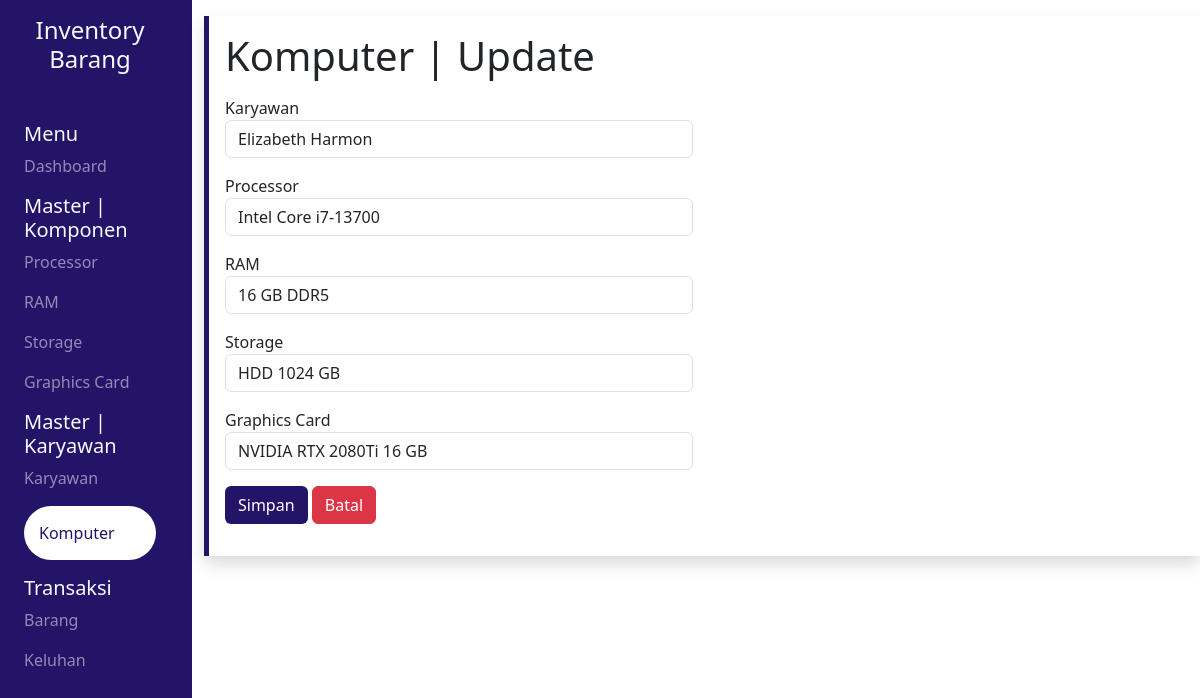
Before: /pages/komputer/update.php?id=9 with the older database file.
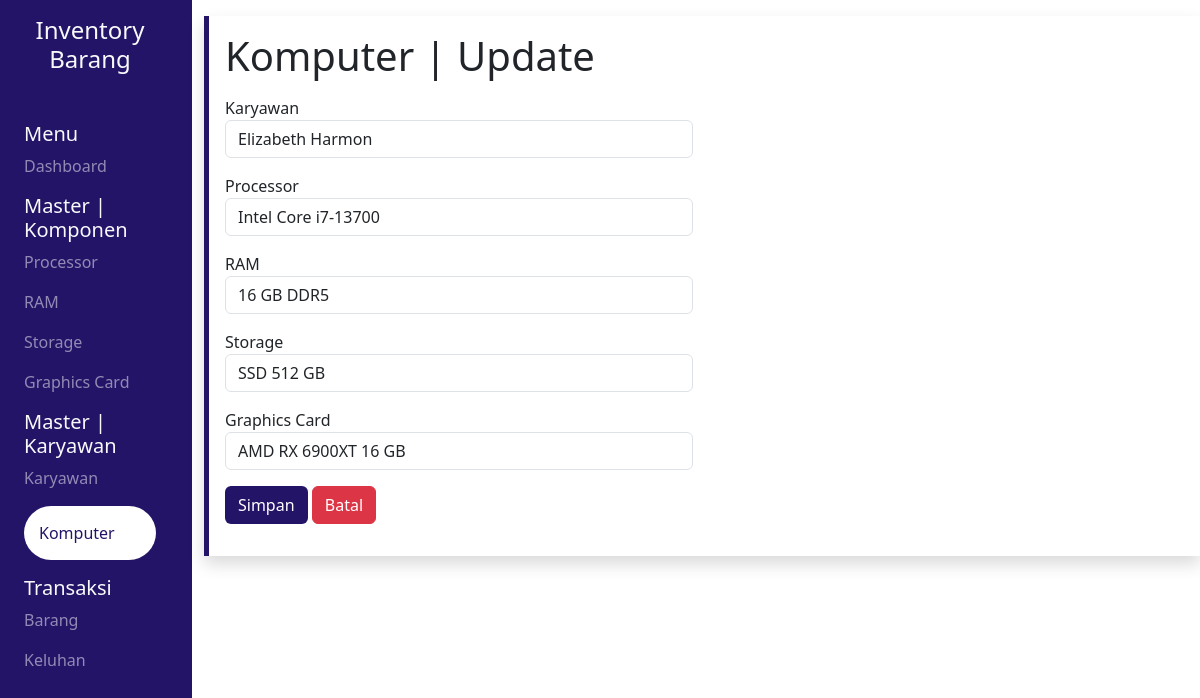
After: the same page with the newer database file.
### tables this page shows
CREATE TABLE `komputer` (
  `id` int(11) NOT NULL,
  `id_karyawan` int(11) NOT NULL,
  `id_processor` int(11) NOT NULL,
  `id_ram` int(11) NOT NULL,
  `id_storage` int(11) NOT NULL,
  `id_vga` int(11) NOT NULL
);

CREATE TABLE `storage` (
  `id` int(11) NOT NULL,
  `tipe` varchar(25) NOT NULL,
  `kapasitas` int(11) NOT NULL,
  `stok` int(11) NOT NULL
);

CREATE TABLE `vga` (
  `id` int(11) NOT NULL,
  `brand` varchar(25) NOT NULL,
  `nama` varchar(25) NOT NULL,
  `vram` int(11) NOT NULL,
  `stok` int(11) NOT NULL
);

CREATE TABLE `karyawan` (
  `id` int(11) NOT NULL,
  `nama` varchar(25) NOT NULL,
  `nip` bigint(18) NOT NULL,
  `jk` enum('Laki - Laki','Perempuan') NOT NULL,
  `divisi` varchar(25) NOT NULL
);

CREATE TABLE `processor` (
  `id` int(11) NOT NULL,
  `nama` varchar(25) NOT NULL,
  `stok` int(11) NOT NULL
);

CREATE TABLE `ram` (
  `id` int(11) NOT NULL,
  `tipe_memori` enum('DDR2','DDR3','DDR4','DDR5') NOT NULL,
  `kapasitas` varchar(25) NOT NULL,
  `stok` int(11) NOT NULL
);

### pages/src/function/getFunction.php (called while the page is built)
<?php
function getKaryawan($conn, $karyawanId)
{
    $query = "SELECT nama FROM karyawan WHERE id = $karyawanId";
    $result = mysqli_query($conn, $query);
    $row = mysqli_fetch_assoc($result);
    return $row['nama'];
}
function getProcessor($conn, $processorId)
{
    $query = "SELECT nama FROM processor WHERE id = $processorId";
    $result = mysqli_query($conn, $query);
    $row = mysqli_fetch_assoc($result);
    return $row['nama'];
}
function getRam($conn, $ramId)
{
    $query = "SELECT kapasitas, tipe_memori FROM ram WHERE id = $ramId";
    $result = mysqli_query($conn, $query);
    $row = mysqli_fetch_assoc($result);
    $info = $row['kapasitas'] . " GB " . $row['tipe_memori'];
    return $info;
}
function getStorage($conn, $storageId)
{
    $query = "SELECT tipe, kapasitas FROM storage WHERE id = $storageId";
    $result = mysqli_query($conn, $query);
    $row = mysqli_fetch_assoc($result);
    $info = $row['tipe'] . " " . $row['kapasitas'] . " GB";
    return $info;
}
function getVga($conn, $vgaId)
{
    $query = "SELECT brand, nama, vram FROM vga WHERE id = $vgaId";
    $result = mysqli_query($conn, $query);
    $row = mysqli_fetch_assoc($result);
    $info = $row['brand'] . " " . $row['nama'] . " " . $row['vram'] . " GB ";
    return $info;
}

### pages/komputer/update.php (the view, shortened to what the changed rows need)
<?php
$id = $_GET['id'];
include "../src/config/connect.php";
include "../src/function/getFunction.php";
?>
<!DOCTYPE html>
<html lang="en">
<head>
    <link rel="stylesheet" href="../src/css/global.css">
    <?php include '../src/library/bootstrap.php' ?>
    <?php include '../src/library/datatables.php' ?>
    <?php include '../src/library/sweetalert.php' ?>
</head>
<body>
    <div class="wrapper">
        <div class="row vh-100">
            <section class="col-md-10 content">
                <div class="wrapper shadow p-3 my-3 left">
                    <h1>Komputer | Update</h1>
                    <?php $data = mysqli_query($conn, "SELECT * FROM komputer WHERE id = $id") ?>
                    <?php while ($d = mysqli_fetch_array($data)) : ?>
                        <form action="" method="POST">
                            <div class="row my-3">
                                <div class="col">
                                    <div class="mb-3">
                                        <label for="karyawan">Karyawan</label>
                                        <input class="form-control" type="text" name="karyawan_input" id="karyawan_input" list="list_karyawan" value="<?= getKaryawan($conn, $d['id_karyawan']) ?>" autocomplete="off" required>
                                    </div>
                                    <div class="mb-3">
                                        <label for="processor">Processor</label>
                                        <input class="form-control" type="text" name="processor_input" id="processor_input" list="list_processor" value="<?= getProcessor($conn, $d['id_processor']) ?>" autocomplete="off" required>
                                    </div>
                                    <div class="mb-3">
                                        <label for="ram">RAM</label>
                                        <input class="form-control" type="text" name="ram_input" id="ram_input" list="list_ram" value="<?= getRam($conn, $d['id_ram']) ?>" autocomplete="off" required>
                                    </div>
                                    <div class="mb-3">
                                        <label for="storage">Storage</label>
                                        <input class="form-control" type="text" name="storage_input" id="storage_input" list="list_storage" value="<?= getStorage($conn, $d['id_storage']) ?>" autocomplete="off" required>
                                    </div>
                                    <div class="mb-3">
                                        <label for="vga">Graphics Card</label>
                                        <input class="form-control" type="text" name="vga_input" id="vga_input" list="list_vga" value="<?= getVga($conn, $d['id_vga']) ?>" autocomplete="off" required>
                                    </div>
                                    <button class="btn ungu" name="submit">Simpan</button>
                                    <a href="../komputer/" class="btn btn-danger">Batal</a>
                                </div>
                                <div class="col">
                                </div>
                            </div>
                        </form>
                    <?php endwhile; ?>
                </div>
            </section>
        </div>
    </div>
</body>
</html>

Changed rows visible on the page:
changed komputer "Elizabeth Harmon": storage_input "HDD 1024 GB" → "SSD 512 GB"; vga_input "NVIDIA RTX 2080Ti 16 GB" → "AMD RX 6900XT 16 GB"
